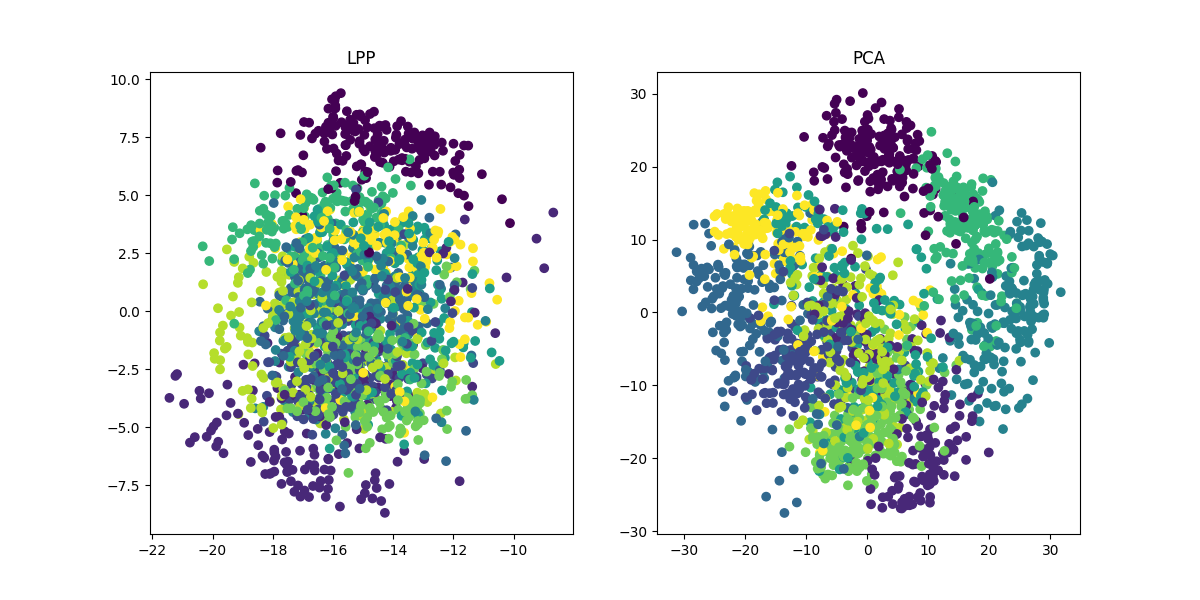

Generate this figure with Python:
# coding:utf-8

import numpy as np
import matplotlib.pyplot as plt
from sklearn.decomposition import PCA
from mpl_toolkits.mplot3d import Axes3D
from sklearn.datasets import load_digits, load_iris

'''
author: heucoder
email: 812860165@qq.com
date: 2019.6.13
'''

def make_swiss_roll(n_samples=100, noise=0.0, random_state=None):
    #Generate a swiss roll dataset.
    t = 1.5 * np.pi * (1 + 2 * np.random.rand(1, n_samples))
    x = t * np.cos(t)
    y = 83 * np.random.rand(1, n_samples)
    z = t * np.sin(t)
    X = np.concatenate((x, y, z))
    X += noise * np.random.randn(3, n_samples)
    X = X.T
    t = np.squeeze(t)
    return X, t

def rbf(dist, t = 1.0):
    '''
    rbf kernel function
    '''
    return np.exp(-(dist/t))

def cal_pairwise_dist(x):

    '''计算pairwise 距离, x是matrix
    (a-b)^2 = a^2 + b^2 - 2*a*b
    '''
    sum_x = np.sum(np.square(x), 1)
    dist = np.add(np.add(-2 * np.dot(x, x.T), sum_x).T, sum_x)
    #返回任意两个点之间距离的平方
    return dist

def cal_rbf_dist(data, n_neighbors = 10, t = 1):

    dist = cal_pairwise_dist(data)
    n = dist.shape[0]
    rbf_dist = rbf(dist, t)

    W = np.zeros((n, n))
    for i in range(n):
        index_ = np.argsort(dist[i])[1:1 + n_neighbors]
        W[i, index_] = rbf_dist[i, index_]
        W[index_, i] = rbf_dist[index_, i]

    return W

def lpp(data,
        n_dims = 2,
        n_neighbors = 30, t = 1.0):
    '''

    :param data: (n_samples, n_features)
    :param n_dims: target dim
    :param n_neighbors: k nearest neighbors
    :param t: a param for rbf
    :return:
    '''
    N = data.shape[0]
    W = cal_rbf_dist(data, n_neighbors, t)
    D = np.zeros_like(W)

    for i in range(N):
        D[i,i] = np.sum(W[i])

    L = D - W
    XDXT = np.dot(np.dot(data.T, D), data)
    XLXT = np.dot(np.dot(data.T, L), data)

    eig_val, eig_vec = np.linalg.eig(np.dot(np.linalg.pinv(XDXT), XLXT))

    sort_index_ = np.argsort(np.abs(eig_val))
    eig_val = eig_val[sort_index_]
    print("eig_val[:10]", eig_val[:10])

    j = 0
    while eig_val[j] < 1e-6:
        j+=1

    print("j: ", j)

    sort_index_ = sort_index_[j:j+n_dims]
    # print(sort_index_)
    eig_val_picked = eig_val[j:j+n_dims]
    print(eig_val_picked)
    eig_vec_picked = eig_vec[:, sort_index_]

    data_ndim = np.dot(data, eig_vec_picked)

    return data_ndim

if __name__ == '__main__':
    X = load_digits().data
    y = load_digits().target
    # X, y = make_swiss_roll(n_samples = 1000)

    dist = cal_pairwise_dist(X)
    max_dist = np.max(dist)
    print("max_dist", max_dist)

    data_2d = lpp(X, n_neighbors = 5, t = 0.01*max_dist)
    data_2 = PCA(n_components=2).fit_transform(X)


    plt.figure(figsize=(12,6))
    plt.subplot(121)
    plt.title("LPP")
    plt.scatter(data_2d[:, 0], data_2d[:, 1], c = y)

    plt.subplot(122)
    plt.title("PCA")
    plt.scatter(data_2[:, 0], data_2[:, 1], c = y)
    plt.show()
